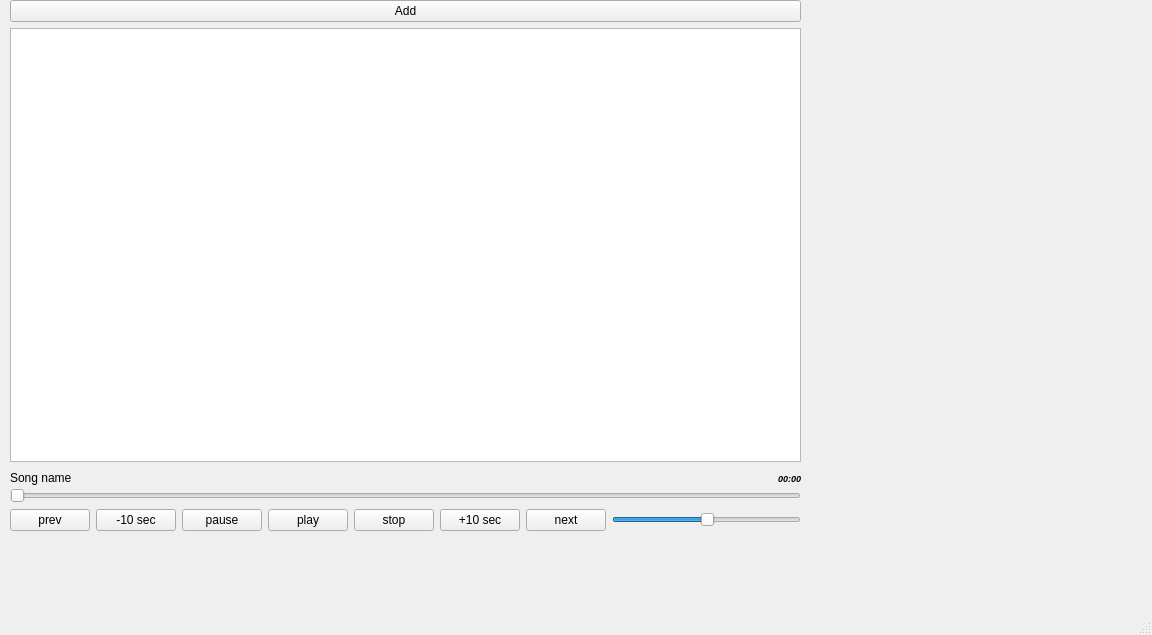
<?xml version="1.0" encoding="UTF-8"?>
<ui version="4.0">
 <class>UAmp</class>
 <widget class="QMainWindow" name="UAmp">
  <property name="geometry">
   <rect>
    <x>0</x>
    <y>0</y>
    <width>1152</width>
    <height>635</height>
   </rect>
  </property>
  <property name="acceptDrops">
   <bool>true</bool>
  </property>
  <property name="windowTitle">
   <string>UAmp</string>
  </property>
  <widget class="QWidget" name="centralwidget">
   <widget class="QWidget" name="layoutWidget">
    <property name="geometry">
     <rect>
      <x>10</x>
      <y>0</y>
      <width>791</width>
      <height>531</height>
     </rect>
    </property>
    <layout class="QVBoxLayout" name="verticalLayout_2">
     <item>
      <widget class="QPushButton" name="b_add">
       <property name="text">
        <string>Add</string>
       </property>
      </widget>
     </item>
     <item>
      <widget class="QTableView" name="songs_table">
       <property name="editTriggers">
        <set>QAbstractItemView::NoEditTriggers</set>
       </property>
       <property name="selectionMode">
        <enum>QAbstractItemView::SingleSelection</enum>
       </property>
       <attribute name="horizontalHeaderStretchLastSection">
        <bool>true</bool>
       </attribute>
       <attribute name="verticalHeaderStretchLastSection">
        <bool>false</bool>
       </attribute>
      </widget>
     </item>
     <item>
      <layout class="QVBoxLayout" name="verticalLayout_3">
       <property name="spacing">
        <number>0</number>
       </property>
       <item>
        <layout class="QHBoxLayout" name="horizontalLayout_3">
         <item>
          <widget class="QLabel" name="current_song_name">
           <property name="text">
            <string>Song name</string>
           </property>
          </widget>
         </item>
         <item>
          <widget class="QLabel" name="song_time">
           <property name="sizePolicy">
            <sizepolicy hsizetype="Minimum" vsizetype="Minimum">
             <horstretch>0</horstretch>
             <verstretch>0</verstretch>
            </sizepolicy>
           </property>
           <property name="minimumSize">
            <size>
             <width>50</width>
             <height>20</height>
            </size>
           </property>
           <property name="maximumSize">
            <size>
             <width>50</width>
             <height>20</height>
            </size>
           </property>
           <property name="font">
            <font>
             <pointsize>7</pointsize>
             <weight>75</weight>
             <italic>true</italic>
             <bold>true</bold>
            </font>
           </property>
           <property name="layoutDirection">
            <enum>Qt::RightToLeft</enum>
           </property>
           <property name="text">
            <string>00:00</string>
           </property>
           <property name="alignment">
            <set>Qt::AlignRight|Qt::AlignTrailing|Qt::AlignVCenter</set>
           </property>
          </widget>
         </item>
        </layout>
       </item>
       <item>
        <widget class="QSlider" name="song_slider">
         <property name="orientation">
          <enum>Qt::Horizontal</enum>
         </property>
        </widget>
       </item>
      </layout>
     </item>
     <item>
      <layout class="QVBoxLayout" name="verticalLayout">
       <item>
        <layout class="QHBoxLayout" name="horizontalLayout">
         <item>
          <widget class="QPushButton" name="b_prev">
           <property name="text">
            <string>prev</string>
           </property>
          </widget>
         </item>
         <item>
          <widget class="QPushButton" name="b_tenback">
           <property name="text">
            <string>-10 sec</string>
           </property>
          </widget>
         </item>
         <item>
          <widget class="QPushButton" name="b_pause">
           <property name="text">
            <string>pause</string>
           </property>
          </widget>
         </item>
         <item>
          <widget class="QPushButton" name="b_play">
           <property name="text">
            <string>play</string>
           </property>
          </widget>
         </item>
         <item>
          <widget class="QPushButton" name="b_stop">
           <property name="text">
            <string>stop</string>
           </property>
          </widget>
         </item>
         <item>
          <widget class="QPushButton" name="b_tennext">
           <property name="text">
            <string>+10 sec</string>
           </property>
          </widget>
         </item>
         <item>
          <widget class="QPushButton" name="b_next">
           <property name="text">
            <string>next</string>
           </property>
          </widget>
         </item>
         <item>
          <widget class="QSlider" name="song_volume">
           <property name="value">
            <number>50</number>
           </property>
           <property name="orientation">
            <enum>Qt::Horizontal</enum>
           </property>
          </widget>
         </item>
        </layout>
       </item>
      </layout>
     </item>
    </layout>
   </widget>
  </widget>
  <widget class="QStatusBar" name="statusbar"/>
  <widget class="QMenuBar" name="menubar">
   <property name="geometry">
    <rect>
     <x>0</x>
     <y>0</y>
     <width>1152</width>
     <height>25</height>
    </rect>
   </property>
  </widget>
 </widget>
 <resources/>
 <connections/>
</ui>
